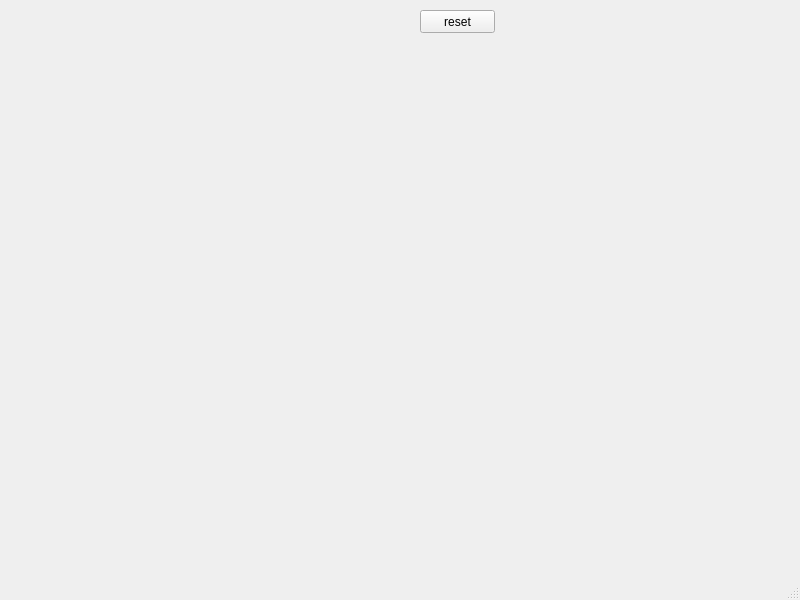
<?xml version="1.0" encoding="UTF-8"?>
<ui version="4.0">
 <class>MainWindow</class>
 <widget class="QMainWindow" name="MainWindow">
  <property name="geometry">
   <rect>
    <x>0</x>
    <y>0</y>
    <width>800</width>
    <height>600</height>
   </rect>
  </property>
  <property name="windowTitle">
   <string>MainWindow</string>
  </property>
  <widget class="QWidget" name="centralwidget">
   <widget class="QPushButton" name="pb">
    <property name="geometry">
     <rect>
      <x>420</x>
      <y>10</y>
      <width>75</width>
      <height>23</height>
     </rect>
    </property>
    <property name="text">
     <string>reset</string>
    </property>
   </widget>
  </widget>
  <widget class="QMenuBar" name="menubar">
   <property name="geometry">
    <rect>
     <x>0</x>
     <y>0</y>
     <width>800</width>
     <height>21</height>
    </rect>
   </property>
  </widget>
  <widget class="QStatusBar" name="statusbar"/>
 </widget>
 <resources/>
 <connections/>
</ui>
